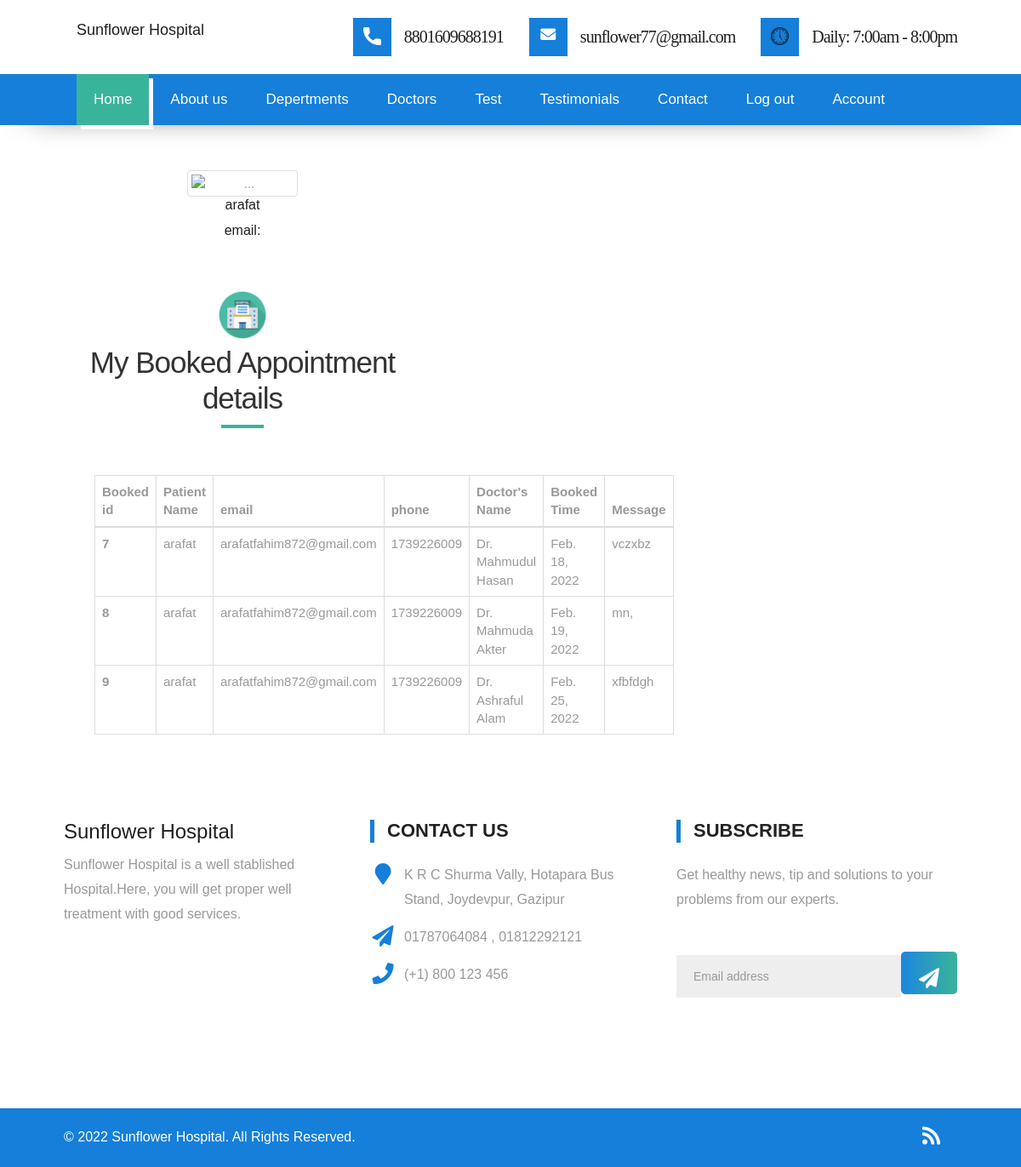
The page /accounts/account/ (signed in) on the database its author committed.
### contactapp/models.py (models this page shows, shortened)
class Appointment(models.Model):
    name = models.CharField(max_length=200)
    email = models.CharField(max_length=200, null=True, blank=True)
    phone = models.IntegerField(null=True, blank=True)
    patient = models.ForeignKey(User, on_delete=models.SET_NULL, null=True)
    doctor = models.CharField(max_length=200,null=True, blank=True)
    date = models.DateTimeField(default=datetime.now, blank=True)
    meassage =models.TextField()

### accounts/views.py (the view)
# urls.py: path("account/",views.account,name='account'),
@login_required(login_url='/accounts/login')
def account(request):
    my_profile = Appointment.objects.filter(patient=request.user)
    return render(request,'accounts/account.html',{'my_profile':my_profile})

### templates/accounts/account.html (shortened to what this page needs)
{% extends 'base.html' %}
{% load static %}
{% block content %}
{% include 'homeapp/navbar.html' %}
<div class="container login-responsive ">
<div class="row py-5 px-4 ">
    <div class="col-md-5 mx-auto">
            <div class="row">
            <div class="container ">
                <div class="heading">
                    <div class="bg-white shadow rounded overflow-hidden ">
                        <div class="px-4 pt-0 pb-4 cover">
                            <div class="media align-items-end profile-head">
                                <div class="profile mr-3"><img src="https://images.unsplash.com/photo-1522075469751-3a6694fb2f61?ixlib=rb-1.2.1&ixid=eyJhcHBfaWQiOjEyMDd9&auto=format&fit=crop&w=500&q=80" alt="..." width="130" class="rounded mb-2 img-thumbnail">
                                    <h4 class="mt-0 mb-0">{{request.user}}</h4>
                                </div>
                                <div class="media-body mb-5 text-white">
                                    <h4 class="mt-0 mb-0">email:{{request.user.email}}</h4>
                                </div>
                            </div>
                        </div>
                </div>
               </div>
               </div>
            <div class="container ">
                <div class="heading">
                  <span class="icon-logo"><img src="{% static 'images/h.png'%}" alt="#"></span>
                  <h2>My Booked Appointment details</h2>
               </div>
               </div>
              </div>
              <div class="container  py-5">
                  <table class="table table-bordered table-hover">
                    <thead class="thead-dark">
                      <tr>
                        <th scope="col">Booked id</th>
                        <th scope="col">Patient Name</th>
                        <th scope="col">email</th>
                        <th scope="col">phone</th>
                        <th scope="col">Doctor's Name</th>
                        <th scope="col">Booked Time</th>
                        <th scope="col">Message</th>
                      </tr>
                    </thead>
                    <tbody>
                        {% for app in my_profile %}
                      <tr>
                        <th scope="row">{{app.id}}</th>
                        <td>{{app.patient}}</td>
                        <td>{{app.email}}</td>
                        <td>{{app.phone}}</td>
                        <td>{{app.doctor}}</td>
                        <td>{{app.date.date}}</td>
                        <td>{{app.meassage}}</td>
                      </tr>
                      {% endfor %}
                    </tbody>
                  </table>
                  </div>
        </div>
    </div>
</div>
{% include 'homeapp/footer.html' %}
{% endblock %}

### static/css/style.css (style rules this page uses)
body { color: #999; font-size: 15px; font-family: 'Source Sans Pro', sans-serif; line-height: 1.80857; }
h1, h2, h3, h4, h5, h6 { letter-spacing: 0; font-weight: normal; position: relative; padding: 0 0 10px 0; font-weight: normal; line-height: 120% !important; color: #1f1f1f; margin: 0 }
h2 { font-size: 22px }
h4 { font-size: 16px }
.login-responsive { margin-top: 200px; }
body { margin-top:20px; }

### static/css/versions.css (style rules this page uses)
body.clinic_version { font-family: 'Roboto', sans-serif; }

### static/css/responsive.css (style rules this page uses)
@media (max-width: 1200px) { .container { width: 90%; } }

### static/css/custom.css (style rules this page uses)
* { font-family: 'Poppins', sans-serif; }
h1,h2,h3,h4,h5,h6 { font-family: 'Poppins', sans-serif; }
.heading { text-align: center; float: left; width: 100%; margin: 0 0 50px 0; }
.heading h2 { font-size: 35px; text-transform: none; font-weight: 400; letter-spacing: -1px; color: #333; margin: 5px 0; padding: 0; position: relative; }
.icon-logo img { width: 60px; }
.heading h2::after { width: 50px; height: 4px; background: #39b49b; content: ""; display: block; margin: 10px auto 0; }

### static/css/detail.css (style rules this page uses)
img { max-width: 100%; }
img { vertical-align: middle; border-style: none; }

### rows shown on the page
Appointment: id "7", patient "arafat", email "arafatfahim872@gmail.com", phone "1739226009", doctor "Dr. Mahmudul Hasan", date "Feb. 18, 2022", meassage "vczxbz"
Appointment: id "8", patient "arafat", email "arafatfahim872@gmail.com", phone "1739226009", doctor "Dr. Mahmuda Akter", date "Feb. 19, 2022", meassage "mn,"
Appointment: id "9", patient "arafat", email "arafatfahim872@gmail.com", phone "1739226009", doctor "Dr. Ashraful Alam", date "Feb. 25, 2022", meassage "xfbfdgh"

### other values the page prints
{{ request.user }} "arafat"
